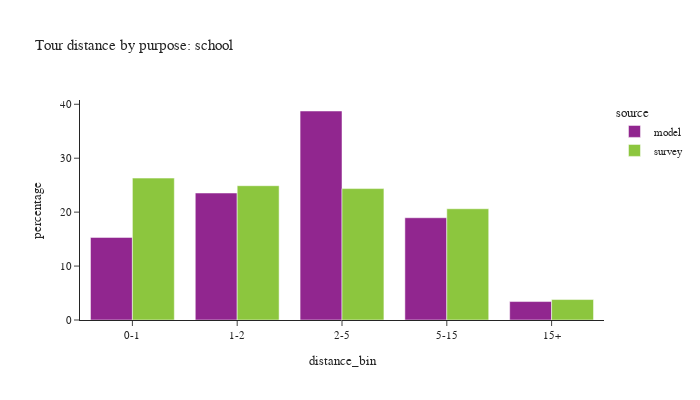

The notebook cell this image was saved under:
### Code cell
plot_bins(tour, tour['pdpurp'] == 2, 'school')

### Figure 1 — Plotly figure (JSON) as saved in the notebook; plotly's stock layout.template omitted (floating-point values rounded to 4 significant figures)
{"data": [{"alignmentgroup": "True", "customdata": [[11266], [17313], [28498], [13944], [2514]], "hovertemplate": "source=model<br>distance_bin=%{x}<br>percentage=%{y}<br>sample count=%{customdata[0]}<extra></extra>", "legendgroup": "model", "marker": {"color": "#91268F", "pattern": {"shape": ""}}, "name": "model", "offsetgroup": "model", "orientation": "v", "showlegend": true, "textposition": "auto", "type": "bar", "x": ["0-1", "1-2", "2-5", "5-15", "15+"], "xaxis": "x", "y": [15.32, 23.54, 38.75, 18.96, 3.419], "yaxis": "y"}, {"alignmentgroup": "True", "customdata": [[157], [158], [200], [115], [22]], "hovertemplate": "source=survey<br>distance_bin=%{x}<br>percentage=%{y}<br>sample count=%{customdata[0]}<extra></extra>", "legendgroup": "survey", "marker": {"color": "#8CC63E", "pattern": {"shape": ""}}, "name": "survey", "offsetgroup": "survey", "orientation": "v", "showlegend": true, "textposition": "auto", "type": "bar", "x": ["0-1", "1-2", "2-5", "5-15", "15+"], "xaxis": "x", "y": [26.31, 24.9, 24.37, 20.63, 3.792], "yaxis": "y"}], "layout": {"barmode": "group", "font": {"size": 11}, "height": 400, "legend": {"title": {"text": "source"}, "tracegroupgap": 0}, "title": {"text": "Tour distance by purpose: school"}, "width": 700, "xaxis": {"anchor": "y", "domain": [0.0, 1.0], "title": {"text": "distance_bin"}}, "yaxis": {"anchor": "x", "domain": [0.0, 1.0], "title": {"text": "percentage"}}}}
